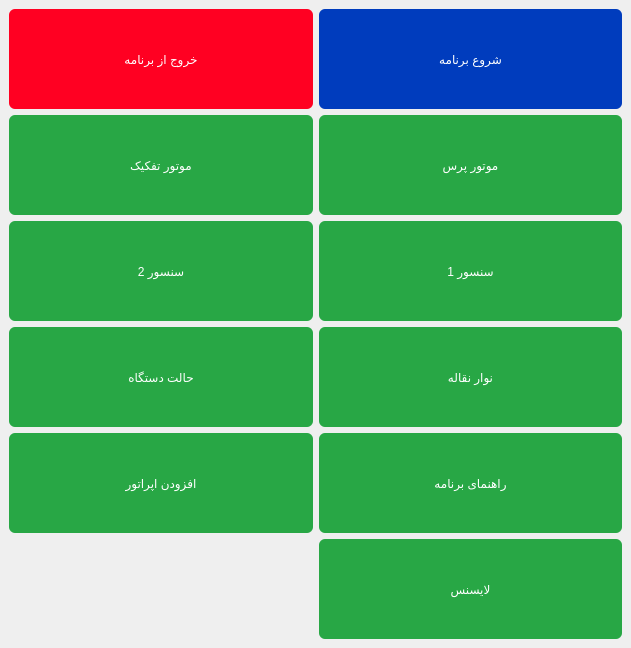
            <widget class="QWidget" name="scrollAreaWidgetContents">
             <property name="geometry">
              <rect>
               <x>0</x>
               <y>0</y>
               <width>631</width>
               <height>648</height>
              </rect>
             </property>
             <layout class="QGridLayout" name="gridLayout_2">
              <property name="leftMargin">
               <number>9</number>
              </property>
              <property name="topMargin">
               <number>9</number>
              </property>
              <property name="rightMargin">
               <number>9</number>
              </property>
              <property name="bottomMargin">
               <number>9</number>
              </property>
              <item row="4" column="1">
               <widget class="QPushButton" name="btnSetting4">
                <property name="minimumSize">
                 <size>
                  <width>220</width>
                  <height>100</height>
                 </size>
                </property>
                <property name="styleSheet">
                 <string notr="true">QPushButton{
background-color: #28a745;
color: rgb(255, 255, 255);
font: 24pt &quot;IRANSans&quot;;
padding: 3px; 
border: none; 
border-radius: 6px;
outline-style: none;
}
QPushButton:pressed {
background-color: #145222;
border-style: inset;
}</string>
                </property>
                <property name="text">
                 <string>افزودن اپراتور</string>
                </property>
               </widget>
              </item>
              <item row="0" column="1">
               <widget class="QPushButton" name="btnSetting6">
                <property name="minimumSize">
                 <size>
                  <width>220</width>
                  <height>100</height>
                 </size>
                </property>
                <property name="styleSheet">
                 <string notr="true">QPushButton{
background-color:  #FF0022;
color: rgb(255, 255, 255);
font: 24pt &quot;IRANSans&quot;;
padding: 3px; 
border: none; 
border-radius: 6px;
outline-style: none;
}
QPushButton:pressed {
background-color: #800011;
border-style: inset;
}</string>
                </property>
                <property name="text">
                 <string>خروج از برنامه</string>
                </property>
               </widget>
              </item>
              <item row="3" column="3">
               <widget class="QPushButton" name="btnSetting5">
                <property name="minimumSize">
                 <size>
                  <width>220</width>
                  <height>100</height>
                 </size>
                </property>
                <property name="styleSheet">
                 <string notr="true">QPushButton{
background-color: #28a745;
color: rgb(255, 255, 255);
font: 24pt &quot;IRANSans&quot;;
padding: 3px; 
border: none; 
border-radius: 6px;
outline-style: none;
}
QPushButton:pressed {
background-color: #145222;
border-style: inset;
}</string>
                </property>
                <property name="text">
                 <string>نوار نقاله</string>
                </property>
               </widget>
              </item>
              <item row="5" column="3">
               <widget class="QPushButton" name="btnSetting8">
                <property name="minimumSize">
                 <size>
                  <width>250</width>
                  <height>100</height>
                 </size>
                </property>
                <property name="styleSheet">
                 <string notr="true">QPushButton{
background-color: #28a745;
color: rgb(255, 255, 255);
font: 24pt &quot;IRANSans&quot;;
padding: 3px; 
border: none; 
border-radius: 6px;
outline-style: none;
}
QPushButton:pressed {
background-color: #145222;
border-style: inset;
}</string>
                </property>
                <property name="text">
                 <string>لایسنس</string>
                </property>
               </widget>
              </item>
              <item row="4" column="3">
               <widget class="QPushButton" name="btnSetting7">
                <property name="minimumSize">
                 <size>
                  <width>220</width>
                  <height>100</height>
                 </size>
                </property>
                <property name="styleSheet">
                 <string notr="true">QPushButton{
background-color: #28a745;
color: rgb(255, 255, 255);
font: 24pt &quot;IRANSans&quot;;
padding: 3px; 
border: none; 
border-radius: 6px;
outline-style: none;
}
QPushButton:pressed {
background-color: #145222;
border-style: inset;
}</string>
                </property>
                <property name="text">
                 <string>راهنمای برنامه</string>
                </property>
               </widget>
              </item>
              <item row="3" column="1">
               <widget class="QPushButton" name="btnSetting1">
                <property name="minimumSize">
                 <size>
                  <width>220</width>
                  <height>100</height>
                 </size>
                </property>
                <property name="styleSheet">
                 <string notr="true">QPushButton{
background-color: #28a745;
color: rgb(255, 255, 255);
font: 24pt &quot;IRANSans&quot;;
padding: 3px; 
border: none; 
border-radius: 6px;
outline-style: none;
}
QPushButton:pressed {
background-color: #145222;
border-style: inset;
}</string>
                </property>
                <property name="text">
                 <string>حالت دستگاه</string>
                </property>
               </widget>
              </item>
              <item row="0" column="3">
               <widget class="QPushButton" name="btnSettingStart">
                <property name="minimumSize">
                 <size>
                  <width>220</width>
                  <height>100</height>
                 </size>
                </property>
                <property name="styleSheet">
                 <string notr="true">background-color: #003cbd;
color: rgb(255, 255, 255);
font: 24pt &quot;IRANSans&quot;;
padding: 3px; 
border: none; 
border-radius: 6px;
outline-style: none;</string>
                </property>
                <property name="text">
                 <string>شروع برنامه</string>
                </property>
               </widget>
              </item>
              <item row="1" column="3">
               <widget class="QPushButton" name="btnSetting2">
                <property name="minimumSize">
                 <size>
                  <width>220</width>
                  <height>100</height>
                 </size>
                </property>
                <property name="styleSheet">
                 <string notr="true">QPushButton{
background-color: #28a745;
color: rgb(255, 255, 255);
font: 24pt &quot;IRANSans&quot;;
padding: 3px; 
border: none; 
border-radius: 6px;
outline-style: none;
}
QPushButton:pressed {
background-color: #145222;
border-style: inset;
}</string>
                </property>
                <property name="text">
                 <string>موتور پرس</string>
                </property>
               </widget>
              </item>
              <item row="2" column="3">
               <widget class="QPushButton" name="btnSetting3">
                <property name="minimumSize">
                 <size>
                  <width>220</width>
                  <height>100</height>
                 </size>
                </property>
                <property name="styleSheet">
                 <string notr="true">QPushButton{
background-color: #28a745;
color: rgb(255, 255, 255);
font: 24pt &quot;IRANSans&quot;;
padding: 3px; 
border: none; 
border-radius: 6px;
outline-style: none;
}
QPushButton:pressed {
background-color: #145222;
border-style: inset;
}</string>
                </property>
                <property name="text">
                 <string>سنسور 1</string>
                </property>
               </widget>
              </item>
              <item row="2" column="1">
               <widget class="QPushButton" name="btnSetting9">
                <property name="minimumSize">
                 <size>
                  <width>220</width>
                  <height>100</height>
                 </size>
                </property>
                <property name="styleSheet">
                 <string notr="true">QPushButton{
background-color: #28a745;
color: rgb(255, 255, 255);
font: 24pt &quot;IRANSans&quot;;
padding: 3px; 
border: none; 
border-radius: 6px;
outline-style: none;
}
QPushButton:pressed {
background-color: #145222;
border-style: inset;
}</string>
                </property>
                <property name="text">
                 <string>سنسور 2</string>
                </property>
               </widget>
              </item>
              <item row="1" column="1">
               <widget class="QPushButton" name="btnSetting10">
                <property name="minimumSize">
                 <size>
                  <width>220</width>
                  <height>100</height>
                 </size>
                </property>
                <property name="styleSheet">
                 <string notr="true">QPushButton{
background-color: #28a745;
color: rgb(255, 255, 255);
font: 24pt &quot;IRANSans&quot;;
padding: 3px; 
border: none; 
border-radius: 6px;
outline-style: none;
}
QPushButton:pressed {
background-color: #145222;
border-style: inset;
}</string>
                </property>
                <property name="text">
                 <string>موتور تفکیک</string>
                </property>
               </widget>
              </item>
             </layout>
            </widget>
